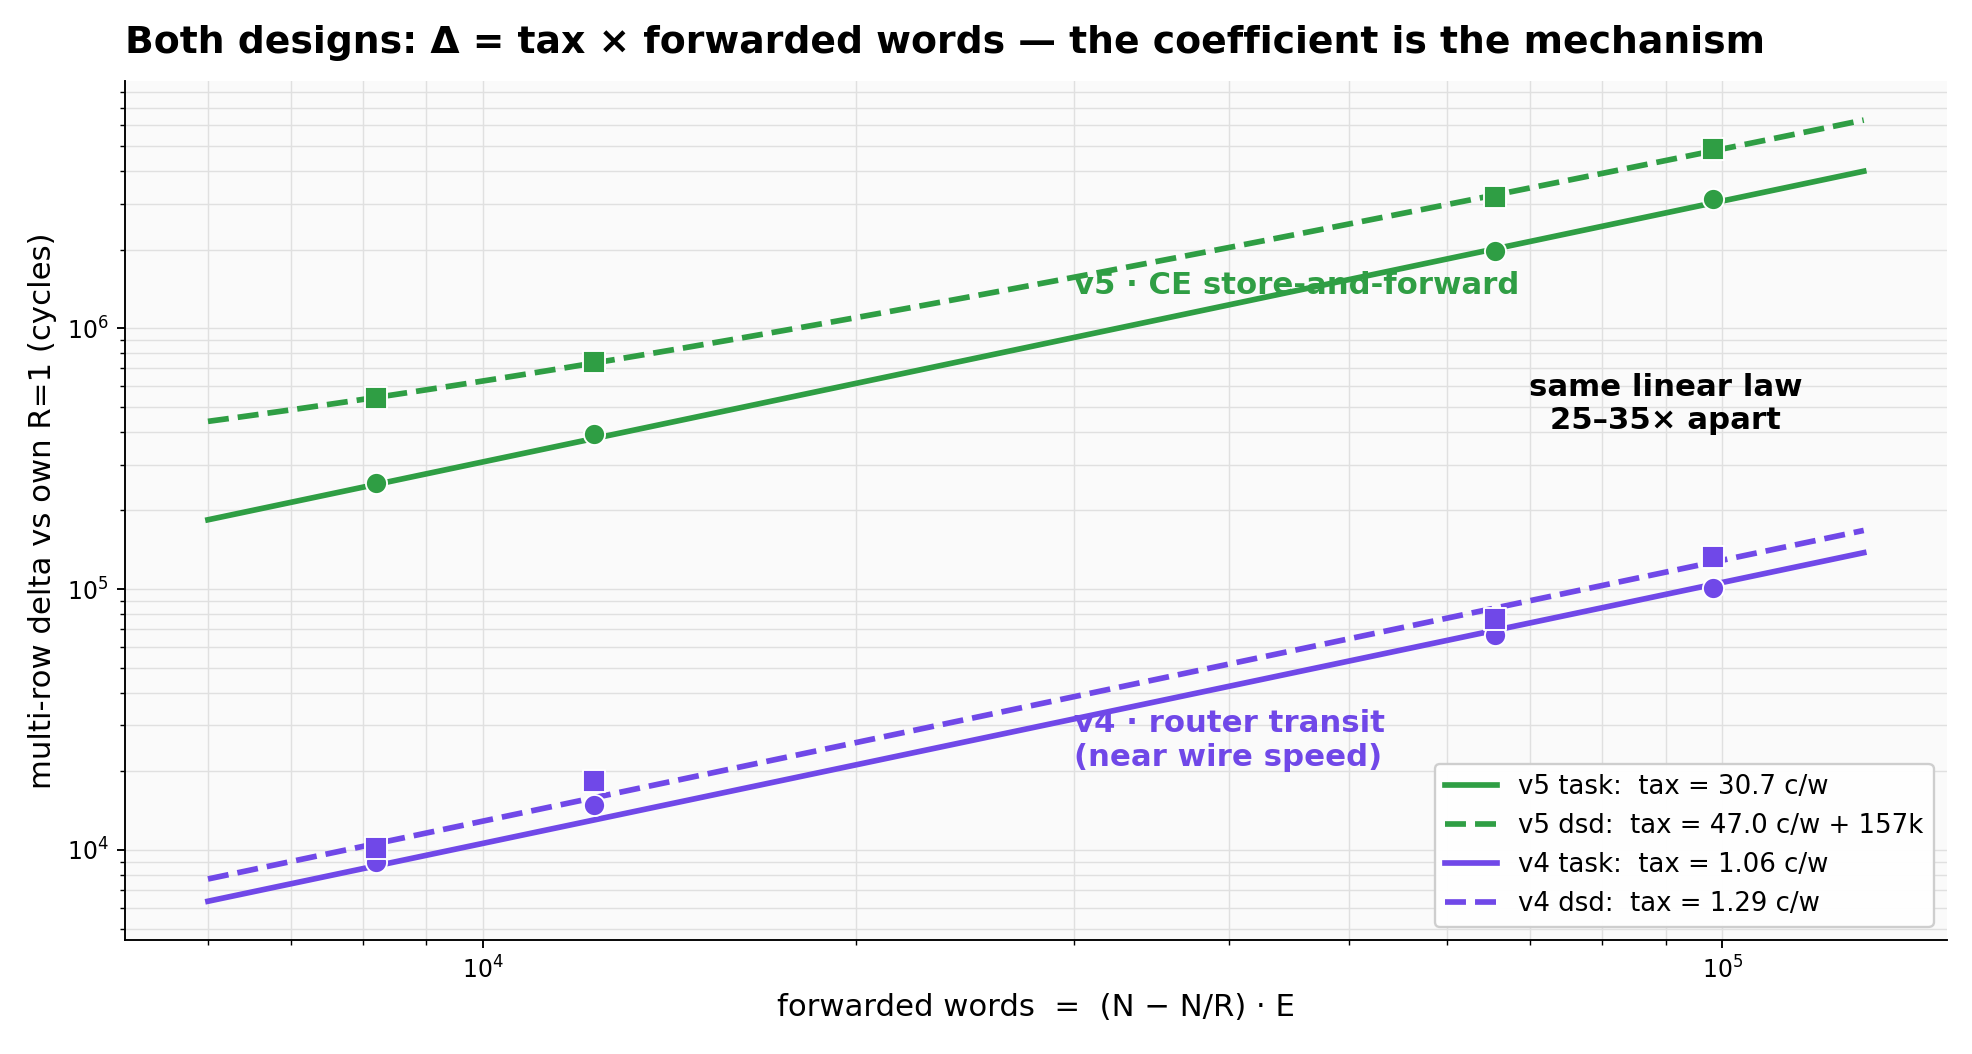

Write Python code to recreate this figure.
#!/usr/bin/env python3
"""Multirow delta vs forwarded words: both designs, same law, 25-35x coefficients."""
import matplotlib
matplotlib.use("Agg")
import matplotlib.pyplot as plt
import numpy as np

FWD = np.array([8192, 12288, 65536, 98304])
D = {  # measured deltas vs each design's own R=1 (cycles)
    ("v5", "task"): [255083, 392282, 1967594, 3112277],
    ("v5", "dsd"):  [539939, 741477, 3186686, 4860798],
    ("v4", "task"): [9026, 14935, 66369, 100949],
    ("v4", "dsd"):  [10162, 18349, 76915, 132592],
}
FIT = {("v5", "task"): lambda f: 30.7 * f,
       ("v5", "dsd"):  lambda f: 47.0 * f + 157_000,
       ("v4", "task"): lambda f: 1.06 * f,
       ("v4", "dsd"):  lambda f: 1.29 * f}
COL = {"v5": "#2f9e44", "v4": "#7048e8"}

fig, ax = plt.subplots(figsize=(11.6, 6.2))
ax.set_facecolor("#fafafa")
fs = np.geomspace(6000, 130000, 100)
for (design, mode), ys in D.items():
    ls = "-" if mode == "task" else "--"
    mk = "o" if mode == "task" else "s"
    ax.plot(fs, [FIT[(design, mode)](f) for f in fs], ls=ls, color=COL[design], lw=2.4,
            label=f"{design} {mode}:  " + ("tax = 30.7 c/w" if (design, mode) == ("v5", "task")
                  else "tax = 47.0 c/w + 157k" if (design, mode) == ("v5", "dsd")
                  else "tax = 1.06 c/w" if (design, mode) == ("v4", "task") else "tax = 1.29 c/w"))
    ax.scatter(FWD, ys, color=COL[design], marker=mk, s=80, zorder=5,
               edgecolors="white", linewidths=0.8)
ax.annotate("v5 · CE store-and-forward", xy=(30000, 1.35e6), color="#2f9e44",
            fontsize=13, fontweight="bold")
ax.annotate("v4 · router transit\n(near wire speed)", xy=(30000, 2.1e4), color="#7048e8",
            fontsize=13, fontweight="bold")
ax.annotate("same linear law\n25–35× apart", xy=(90000, 4.1e5), fontsize=13,
            fontweight="bold", ha="center")
ax.set_xscale("log"); ax.set_yscale("log")
ax.set_xlabel("forwarded words  =  (N − N/R) · E", fontsize=13)
ax.set_ylabel("multi-row delta vs own R=1 (cycles)", fontsize=13)
ax.set_title("Both designs: Δ = tax × forwarded words — the coefficient is the mechanism",
             fontsize=16, fontweight="bold", loc="left", pad=12)
ax.grid(True, which="both", color="#e0e0e0", lw=0.6)
ax.legend(fontsize=11, loc="lower right", framealpha=0.95)
for sp in ("top", "right"):
    ax.spines[sp].set_visible(False)
fig.tight_layout()
fig.savefig(__file__.rsplit("/", 1)[0] + "/fig_samelaw.png", dpi=170)
print("samelaw fig written")
